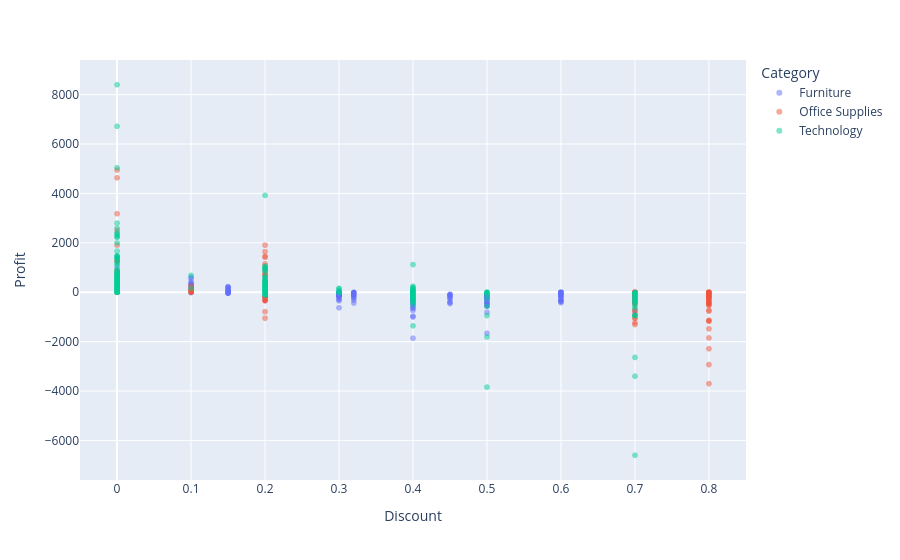

Notebook code for this chart:
### Code cell
fig = px.scatter(
    data,
    x="Discount",
    y="Profit",
    color="Category",
    opacity=0.5
)

fig.show()

### Figure 1 — Plotly figure (JSON) as saved in the notebook; plotly's stock layout.template omitted (floating-point values rounded to 4 significant figures; data arrays with more than 128 entries replaced by an {"elided": "..."} marker saying what was removed)
{"data": [{"hovertemplate": "Category=Furniture<br>Discount=%{x}<br>Profit=%{y}<extra></extra>", "legendgroup": "Furniture", "marker": {"color": "#636efa", "opacity": 0.5, "symbol": "circle"}, "mode": "markers", "name": "Furniture", "showlegend": true, "type": "scattergl", "x": {"elided": "2121 float values"}, "xaxis": "x", "y": {"elided": "2121 float values"}, "yaxis": "y"}, {"hovertemplate": "Category=Office Supplies<br>Discount=%{x}<br>Profit=%{y}<extra></extra>", "legendgroup": "Office Supplies", "marker": {"color": "#EF553B", "opacity": 0.5, "symbol": "circle"}, "mode": "markers", "name": "Office Supplies", "showlegend": true, "type": "scattergl", "x": {"elided": "6026 float values"}, "xaxis": "x", "y": {"elided": "6026 float values"}, "yaxis": "y"}, {"hovertemplate": "Category=Technology<br>Discount=%{x}<br>Profit=%{y}<extra></extra>", "legendgroup": "Technology", "marker": {"color": "#00cc96", "opacity": 0.5, "symbol": "circle"}, "mode": "markers", "name": "Technology", "showlegend": true, "type": "scattergl", "x": {"elided": "1847 float values"}, "xaxis": "x", "y": {"elided": "1847 float values"}, "yaxis": "y"}], "layout": {"legend": {"title": {"text": "Category"}, "tracegroupgap": 0}, "margin": {"t": 60}, "xaxis": {"anchor": "y", "domain": [0, 1], "title": {"text": "Discount"}}, "yaxis": {"anchor": "x", "domain": [0, 1], "title": {"text": "Profit"}}}}
